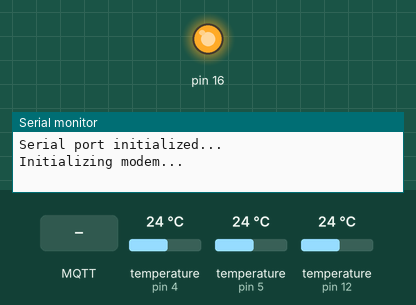
Recording of a sketch running on a simulated Arduino Uno, built for the host (arithmetic inside an expression is 32-bit, double 64-bit). Shown: output pins drawn as LEDs (lit = HIGH), the last lines printed to the serial monitor. The test bench sets the inputs (shaded band); at power-on: temperature (sensors on pin 4, pin 5, pin 12) 24 °C. No MQTT or app messages arrive unless stated.

Above: at 3.1 s.
At 8.4 s:
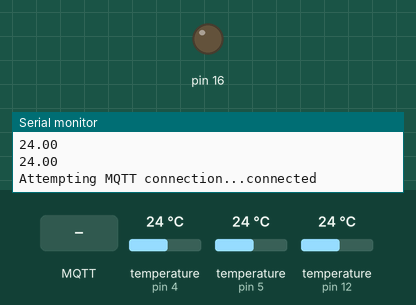
8.5 s: MQTT message "Echo" arrives on the first subscribed topic
Timing chart, 0 to 11.5 s (numbered marks = the images above; inputs shaded):
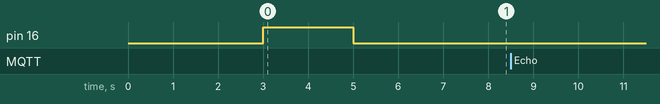

The sketch:

A7_Test.ino
```cpp
// Select your modem:
//#define TINY_GSM_MODEM_SIM800
//#define TINY_GSM_MODEM_SIM900
#define TINY_GSM_MODEM_A7
//#define TINY_GSM_MODEM_M590
#define mqtt_server "79.161.196.15"
#define mqtt_port  1883

#define TINY_GSM_DEBUG Serial
#include <TinyGsmClient.h>
#include <PubSubClient.h>
#include <ArduinoJson.h>
#include <DallasTemperature.h>
#include <OneWire.h>

// Your GPRS credentials
// Leave empty, if missing user or pass
const char apn[]  = "telenor.smart";
const char user[] = "";
const char pass[] = "";

// Dallas Temperature (18B20) sensor
#define TEMP_PIN1 12 //Inside the box
#define TEMP_PIN2 4 //Outside the box
#define TEMP_PIN3 5 //Extra, AUX

OneWire oneWire1(TEMP_PIN1);
DallasTemperature tempSensor1(&oneWire1);
OneWire oneWire2(TEMP_PIN2);
DallasTemperature tempSensor2(&oneWire2);
OneWire oneWire3(TEMP_PIN3);
DallasTemperature tempSensor3(&oneWire3);

float lastTemp1 = 0;
float lastTemp2 = 0;
float lastTemp3 = 0;


// or Software Serial on Uno, Nano
#include <SoftwareSerial.h>
SoftwareSerial SerialAT(13, 14); // RX, TX

TinyGsm modem(SerialAT);
TinyGsmClient client(modem);
PubSubClient mqtt(client);

const char * clientId = "11:11:11:11:11:11";
const char * username = "";
const char * password = "";

const char* publishTopic = "sensors/out/11:11:11:11:11:11";
const char* subscribeTopic = "sensors/in/11:11:11:11:11:11";
unsigned long lastkeepAliveTime = 0;

long lastReconnectAttempt = 0;

void setup() {

  // Set console baud rate
  Serial.begin(115200);
  while (!Serial) {}
  Serial.println("Serial port initialized...");

  // Set GSM module baud rate
  SerialAT.begin(115200);
  delay(3000);

  // Restart takes quite some time
  // To skip it, call init() instead of restart()
  Serial.println("Initializing modem...");

  //Power modem
  pinMode(16, OUTPUT);
  digitalWrite(16, HIGH);
  delay(2000);
  digitalWrite(16, LOW);

  modem.restart();

  Serial.print("Waiting for network...");
  if (!modem.waitForNetwork()) {
    Serial.println(" fail");
    while (true);
  }
  Serial.println(" OK");

  Serial.print("Connecting to ");
  Serial.print(apn);
  if (!modem.gprsConnect(apn, user, pass)) {
    Serial.println(" fail");
    while (true);
  }

  Serial.println(" OK");
  Serial.print("Signal Quality: "); Serial.println(modem.getSignalQuality());
  // MQTT Broker setup
  mqtt.setServer(mqtt_server, mqtt_port);
  mqtt.setCallback(mqttCallback);

  Serial.println("Check Temp Sensors");
  tempSensor1.requestTemperatures();
  tempSensor2.requestTemperatures();
  tempSensor3.requestTemperatures();

  float temp1 = tempSensor1.getTempCByIndex(0);
  float temp2 = tempSensor2.getTempCByIndex(0);
  float temp3 = tempSensor3.getTempCByIndex(0);

  Serial.println(temp1);
  Serial.println(temp2);
  Serial.println(temp3);

}

void mqttCallback(char* topic, byte* payload, unsigned int len)
{
  Serial.println("Incomming Message");
  char message[1024];
  for (int i = 0; i < len; i++)
    message[i] = payload[i];
  message[len] = 0;

  DynamicJsonBuffer jsonBuffer;
  JsonObject& json = jsonBuffer.parseObject(message);
  if (getJsonValue(json, "command").equals("Echo"))
    {
      String vMessage = String("Echo: ") + getJsonValue(json, "message");
      sendMqttMessage(vMessage);
    }
}

String getJsonValue(JsonObject& json, String key)
{
  for (JsonObject::iterator it = json.begin(); it != json.end(); ++it) {
    if (key.equals(it->key))
      return String(it->value.asString());
  }
  return String("");
}

void loop()
{
  mqtt.loop();
  delay(10);
  if (!mqtt.connected())
  {
  yield();
  reconnect();
  }
  yield();
  checkTempAndSend();
  yield();
  if(millis() - lastkeepAliveTime > 900000){
    lastkeepAliveTime = millis();
    Serial.println("Send MQTT Alive");
    sendMqttMessage("I'm alive");
  }

  delay(1000);
}

void sendMqttMessage(String messageSend)
{
    StaticJsonBuffer<500> jsonBuffer;
    JsonObject& json = jsonBuffer.createObject();
    json["id"] = clientId;
    json["up"] = millis() / 1000;
    json["hwName"] = "xns.test.gsm";
    json["hwRevision"] = "A";
    json["fwRevision"] = "1.0.0.1";
    json["message"] = messageSend;
    String msg;
    json.printTo(msg);
    mqtt.publish(publishTopic, msg.c_str());
}

void checkTempAndSend()
{

  tempSensor1.requestTemperatures();
  tempSensor2.requestTemperatures();
  tempSensor3.requestTemperatures();

  float temp1 = tempSensor1.getTempCByIndex(0);
  float temp2 = tempSensor2.getTempCByIndex(0);
  float temp3 = tempSensor3.getTempCByIndex(0);


  if ( abs(lastTemp1 - temp1) > 0.25 || abs(lastTemp2 - temp2) > 0.25 || abs(lastTemp3 - temp3) > 0.25 )
  {
    StaticJsonBuffer<500> jsonBuffer;
    JsonObject& json = jsonBuffer.createObject();
    JsonObject& data = jsonBuffer.createObject();
    JsonObject& temperatures = data.createNestedObject("Temperatures");
    if (temp1 != -127)
      temperatures["in"] = String(temp1);
    if (temp2 != -127)
      temperatures["out"] = String(temp2);
    if (temp3 != -127)
      temperatures["aux"] = String(temp3);
    data["SignalQuality"] = modem.getSignalQuality();

    json["id"] = clientId;
    json["up"] = millis() / 1000;
    json["hwName"] = "xns.test.gsm";
    json["hwRevision"] = "A";
    json["fwRevision"] = "1.0.0.1";
    json["data"] = data;

    String msg;
    json.printTo(msg);
    mqtt.publish(publishTopic, msg.c_str());
    Serial.println(msg);
    lastTemp1 = temp1;
    lastTemp2 = temp2;
    lastTemp3 = temp3;
  }
}

void reconnect()
{
  int retries = 0;
  switch(modem.getRegistrationStatus())
  {
    case 1:
    case 5:
      // Loop until we're reconnected
      while (!mqtt.connected())
      {
        retries += 1;
        Serial.print("Attempting MQTT connection...");
        // Attempt to connect
        yield();
        if (mqtt.connect(clientId))
        {
          yield();
          Serial.println("connected");
          yield();
          // Once connected, publish an announcement...
          mqtt.subscribe(subscribeTopic);
          sendMqttMessage("Connected");
          yield();
        } else
        {
          Serial.print("failed, rc=");
          Serial.print(mqtt.state());
          Serial.println(" try again in 5 seconds");
          // Wait 3 seconds before retrying
          delay(3000);
          //Try to restart modem if MQTT cannot connect after 5 times
          if(retries == 5)
          {
            reConnectModem();
            retries == 0;
          }
        }
      }
    break;
    default:
      Serial.println("Lost Connection");
      reConnectModem();
      break;
  }
}

void reConnectModem()
{
    yield();
    modem.restart();
    yield();
    Serial.print("Waiting for network...");
    if (!modem.waitForNetwork()) {
      Serial.println(" fail");
      while (true);
    }
    Serial.println(" OK");
    yield();
    Serial.print("Connecting to ");
    Serial.print(apn);
    yield();
    if (!modem.gprsConnect(apn, user, pass)) {
      Serial.println(" fail");
    }
    yield();
}
```
